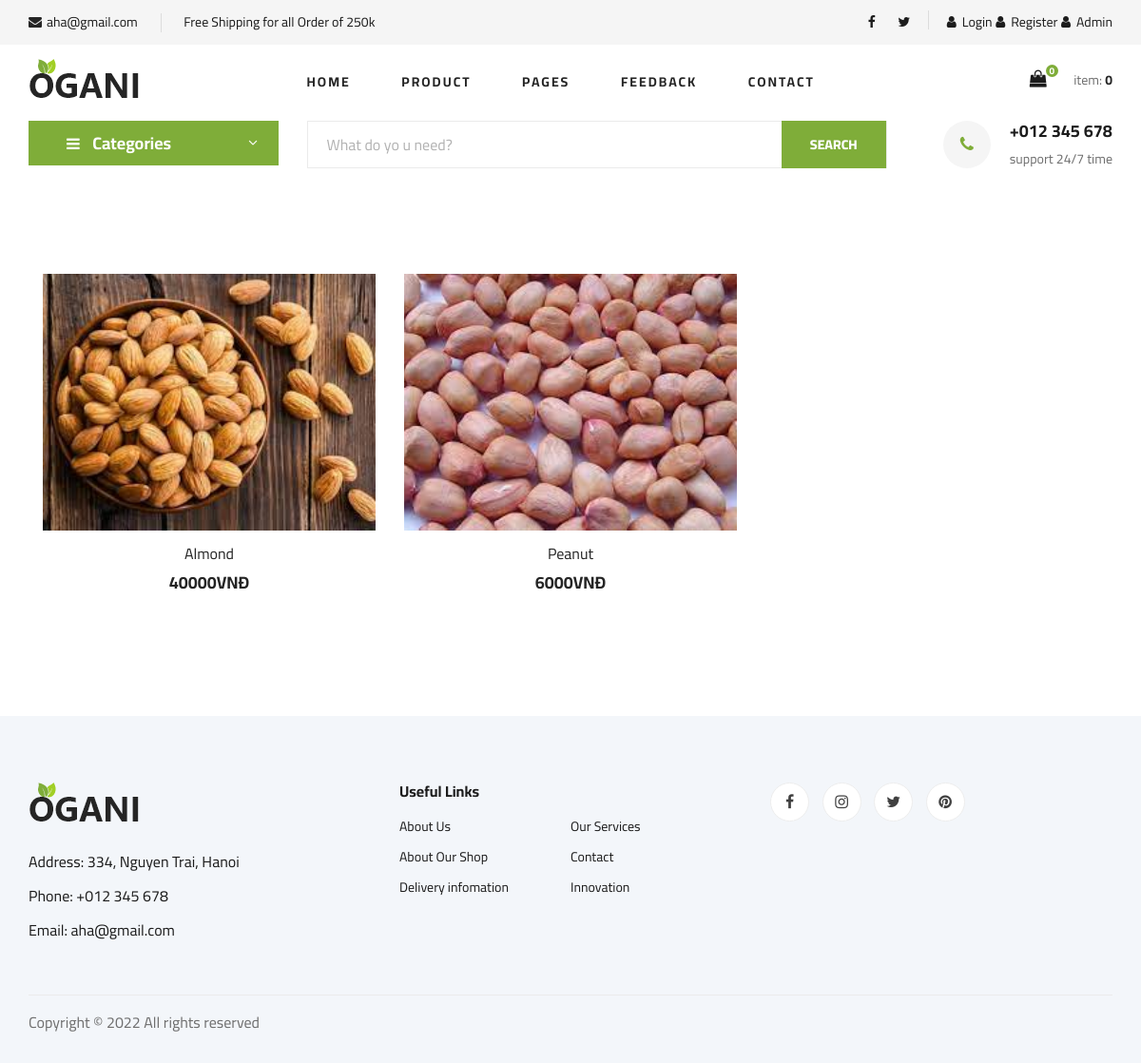
The page /driedfruit/ on the database its author committed.
### product/models.py (models this page shows)
class Product(models.Model):
    category = models.ForeignKey(Category, on_delete=models.CASCADE)
    title = models.CharField(max_length=255, default='')
    description = models.TextField(default='')
    price = models.IntegerField(default='')
    active = models.BooleanField(default=True)
    product_img = models.ImageField(upload_to="product_images/%y", null=True, blank=True)

### product/views.py (the view)
# urls.py: path('driedfruit/', views.driedfruit, name='driedfruit'),
def driedfruit(request):
    dried_products =    Product.objects.filter(Q(category_id=3))
    p = Paginator(dried_products, 3)
    page_number = request.GET.get('page',1)
    page_obj = p.page(page_number)
    context = {'product_item': page_obj}
    return render(request,'product/driedfruit.html',context )

### product/templates/product/driedfruit.html (shortened to what this page needs)
{% extends 'homepage/base.html' %} {% block title %}AHA | Dried Fruit{% endblock %} {% block content %} {% include 'homepage/hero_section.html' %}
<section class="product spad">
    <div class="container">
        <div class="col-lg-12 col-md-7">
            <div class="row">
                {% for j in product_item %} {% if j.category_id == 3 %}
                <div class="col-lg-4 col-md-6 col-sm-6">
                    <div class="product__item">
                        <div class="product__item__pic set-bg" data-setbg="{{j.product_img.url}}">
                        </div>
                        <div class="product__item__text">
                            <h6><a href="{% url 'product_app:details' j.id %}">{{ j.title }}</a></h6>
                            <h5>{{ j.price }}VNĐ</h5>
                        </div>
                    </div>
                </div>
                {% endif %} {% endfor %}
            </div>
        </div>
    </div>
</section>
{% endblock %}

### static/homepage/css/style.css (style rules this page uses)
html, body { height: 100%; font-family: "Cairo", sans-serif; -webkit-font-smoothing: antialiased; font-smoothing: antialiased; }
h1, h2, h3, h4, h5, h6 { margin: 0; color: #111111; font-weight: 400; font-family: "Cairo", sans-serif; }
h5 { font-size: 18px; }
h6 { font-size: 16px; }
.set-bg { background-repeat: no-repeat; background-size: cover; background-position: top center; }
.spad { padding-top: 100px; padding-bottom: 100px; }
.product { padding-top: 80px; padding-bottom: 80px; }
.product__item { margin-bottom: 50px; }
.product__item__pic { height: 270px; position: relative; overflow: hidden; }
.product__item__text { text-align: center; padding-top: 15px; }
.product__item__text h6 { margin-bottom: 10px; }
.product__item__text h6 a { color: #252525; }
.product__item__text h5 { color: #252525; font-weight: 700; }
@media only screen and (min-width: 1200px) { .container { max-width: 1170px; } }

### rows shown on the page
Product: shows a picture, title "Almond", price "40000"
Product: shows a picture, title "Peanut", price "6000"

### other values the page prints
{{ request.session.cart.keys|length }} "0"
